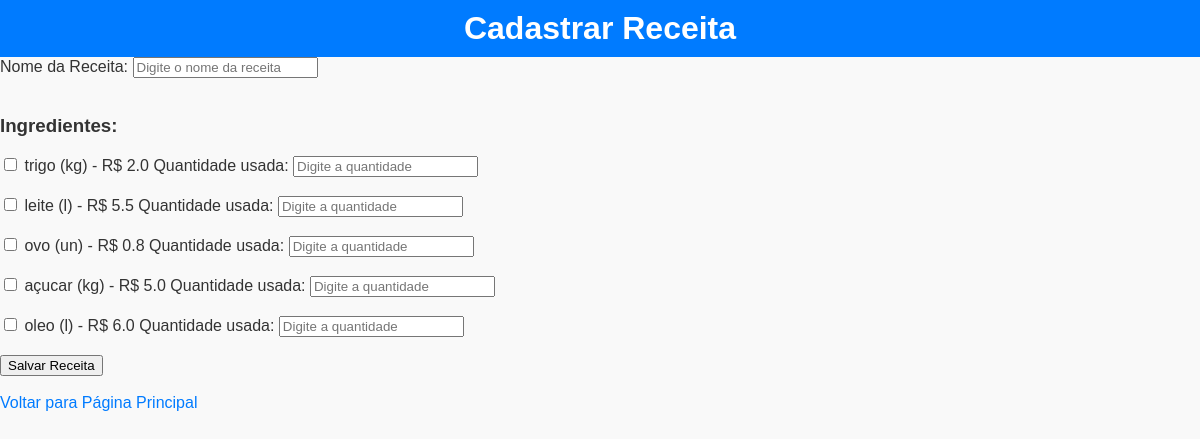
Screenshot of /cadastrar_receita with the database file from the repository.
### app.py (models this page shows)
class Ingrediente(db.Model):
    id = db.Column(db.Integer, primary_key=True)  # ID único
    nome = db.Column(db.String(100), nullable=False)  # Nome do ingrediente
    quantidade = db.Column(db.Float, nullable=False)  # Quantidade disponível
    unidade = db.Column(db.String(10), nullable=False)  # Unidade de medida (g, ml, un)
    preco = db.Column(db.Float, nullable=False)  # Preço unitário em reais

### app.py (the view, shortened to what this page needs)
@app.route('/cadastrar_receita', methods=['GET', 'POST'])
def cadastrar_receita():
    ingredientes = Ingrediente.query.all()
    return render_template('cadastrar_receita.html', ingredientes=ingredientes)

### templates/cadastrar_receita.html (shortened to what this page needs)
<!DOCTYPE html>
<html lang="pt-br">
<head>
    <link rel="stylesheet" href="{{ url_for('static', filename='css/style.css') }}">
</head>
<body>
    <h1>Cadastrar Receita</h1>
    <form method="post">
        <label for="nome-receita">Nome da Receita:</label>
        <input type="text" id="nome-receita" name="nome" placeholder="Digite o nome da receita" required><br><br>
        <h3>Ingredientes:</h3>
        {% for ing in ingredientes %}
            <label>
                <input type="checkbox" name="ingrediente_{{ ing.id }}">
                {{ ing.nome }} ({{ ing.unidade }}) - R$ {{ ing.preco }}
            </label>
            <label>
                Quantidade usada:
                <input type="number" name="quantidade_{{ ing.id }}" step="0.01" placeholder="Digite a quantidade">
            </label><br><br>
        {% endfor %}
        <button type="submit">Salvar Receita</button>
    </form>
    <br>
    <a href="{{ url_for('home') }}">Voltar para Página Principal</a>
</body>
</html>

### static/css/style.css (style rules this page uses)
body { font-family: Arial, sans-serif; margin: 0; padding: 0; background-color: #f9f9f9; color: #333; }
h1 { text-align: center; padding: 10px; background-color: #007BFF; color: white; margin: 0; }
a { text-decoration: none; color: #007BFF; }

### rows the page displays
Ingrediente: nome "trigo", unidade "kg", preco "2.0"
Ingrediente: nome "leite", unidade "l", preco "5.5"
Ingrediente: nome "ovo", unidade "un", preco "0.8"
Ingrediente: nome "açucar", unidade "kg", preco "5.0"
Ingrediente: nome "oleo", unidade "l", preco "6.0"
